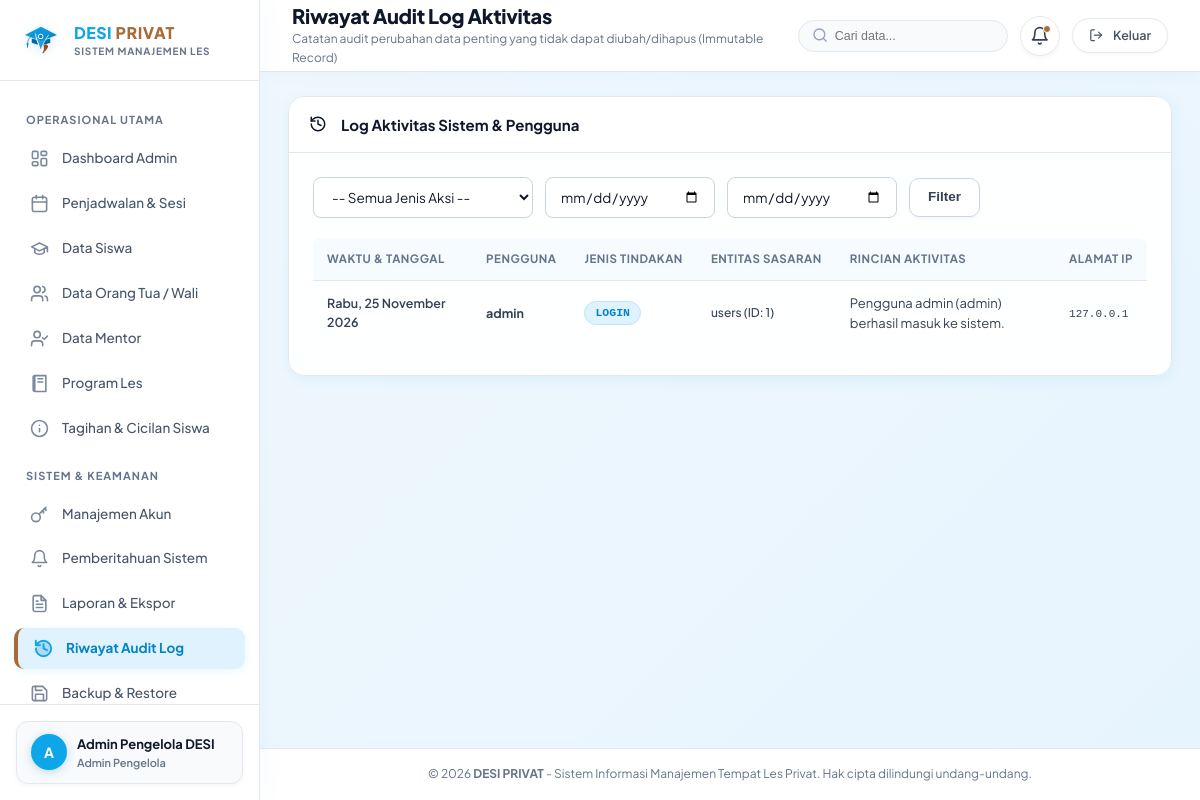
Screenshot of /admin/audit-logs (signed in) with the database file from the repository.
### tables this page shows
CREATE TABLE users (
    id INTEGER PRIMARY KEY AUTOINCREMENT,
    username TEXT UNIQUE NOT NULL,
    password_hash TEXT NOT NULL,
    role TEXT NOT NULL CHECK(role IN ('admin', 'owner', 'mentor', 'parent')),
    full_name TEXT NOT NULL,
    email TEXT,
    phone TEXT,
    is_active INTEGER DEFAULT 1,
    created_at DATETIME DEFAULT CURRENT_TIMESTAMP,
    updated_at DATETIME DEFAULT CURRENT_TIMESTAMP
);

CREATE TABLE audit_logs (
    id INTEGER PRIMARY KEY AUTOINCREMENT,
    user_id INTEGER REFERENCES users(id) ON DELETE SET NULL,
    user_name TEXT,
    action_type TEXT NOT NULL,
    target_entity TEXT NOT NULL,
    target_id TEXT,
    details TEXT,
    ip_address TEXT,
    created_at DATETIME DEFAULT CURRENT_TIMESTAMP
, module_name TEXT, old_values TEXT, new_values TEXT, fields_changed TEXT, status_code INTEGER DEFAULT 200);

### routes/admin.py (the view)
@admin_bp.route("/audit-logs")
def audit_logs():
    action_type = request.args.get("action_type")
    target_entity = request.args.get("target_entity")
    start_date = request.args.get("start_date")
    end_date = request.args.get("end_date")
    logs = get_audit_logs(limit=200, action_type=action_type, target_entity=target_entity, start_date=start_date, end_date=end_date)
    return render_template(
        "admin/audit_logs.html",
        logs=logs,
        action_type=action_type,
        target_entity=target_entity,
        start_date=start_date,
        end_date=end_date
    )

### routes/admin.py (called while the page is built)
@admin_bp.before_request
@login_required
@role_required("admin")
def check_admin_access():
    pass

### routes/auth.py (called while the page is built)
def login_required(f):
    @wraps(f)
    def decorated_function(*args, **kwargs):
        if "user_id" not in session:
            flash("Silakan masuk terlebih dahulu untuk mengakses halaman ini.", "warning")
            return redirect(url_for("auth.login", next=request.url))
        user = query_db("SELECT id, is_active FROM users WHERE id = ?", (session["user_id"],), one=True)
        if not user or not user["is_active"]:
            session.clear()
            flash("Sesi login Anda telah kedaluwarsa atau akun tidak ditemukan. Silakan masuk kembali.", "warning")
            return redirect(url_for("auth.login"))
        return f(*args, **kwargs)
    return decorated_function

def role_required(*allowed_roles):
    def decorator(f):
        @wraps(f)
        def decorated_function(*args, **kwargs):
            if "user_id" not in session:
                flash("Silakan masuk terlebih dahulu.", "warning")
                return redirect(url_for("auth.login"))
            user_role = session.get("role")
            if user_role not in allowed_roles:
                abort(403, description="Akses ditolak. Anda tidak memiliki izin untuk mengakses fitur ini.")
            return f(*args, **kwargs)
        return decorated_function
    return decorator

### services/database_service.py (called while the page is built, shortened)
def is_postgres(db_path=None):
    global _pg_connection_failed
    if db_path is not None:
        return False
    if getattr(Config, "TESTING", False):
        return False
    db_url = getattr(Config, "DATABASE_URL", None)
    if not (db_url and str(db_url).strip().startswith("postgres")):
        return False
    if _pg_connection_failed:
        return False
    return True

def query_db(query, args=(), one=False, db_path=None):
    try:
        db = get_db(db_path)
    except RuntimeError:
        db = get_direct_connection(db_path)
        cur = db.execute(query, args)
        rv = cur.fetchall()
        db.close()
        return (rv[0] if rv else None) if one else rv
    cur = db.execute(query, args)
    rv = cur.fetchall()
    cur.close()
    return (rv[0] if rv else None) if one else rv

### services/notification_service.py (called while the page is built)
def get_unread_count(user_id):
    row = query_db(
        "SELECT COUNT(*) as unread_count FROM notifications WHERE user_id = ? AND is_read = 0",
        (user_id,),
        one=True
    )
    return row["unread_count"] if row else 0

### templates/admin/audit_logs.html (shortened to what this page needs)
{% extends "base.html" %}
{% block page_title %}Riwayat Audit Log Aktivitas{% endblock %}
{% block page_subtitle %}Catatan audit perubahan data penting yang tidak dapat diubah/dihapus (Immutable Record){% endblock %}
{% block content %}
<div class="card">
  <div class="card-header">
    <div class="card-title"><span>{{ icon('history') }}</span> Log Aktivitas Sistem & Pengguna</div>
  </div>
  <div class="card-body">
    <form method="GET" action="{{ url_for('admin.audit_logs') }}" class="filter-bar">
      <select name="action_type" class="form-select" style="max-width: 220px;">
        <option value="">-- Semua Jenis Aksi --</option>
      </select>
      <input type="date" name="start_date" value="{{ start_date or '' }}" class="form-control" style="max-width: 170px;" placeholder="Dari Tanggal">
      <input type="date" name="end_date" value="{{ end_date or '' }}" class="form-control" style="max-width: 170px;" placeholder="Sampai Tanggal">
      <button type="submit" class="btn btn-secondary">Filter</button>
    </form>
    <div class="table-responsive">
      <table class="table-desi">
        <thead>
          <tr>
            <th>Waktu & Tanggal</th>
            <th>Pengguna</th>
            <th>Jenis Tindakan</th>
            <th>Entitas Sasaran</th>
            <th>Rincian Aktivitas</th>
            <th>Alamat IP</th>
          </tr>
        </thead>
        <tbody>
          {% for log in logs %}
          <tr>
            <td>
              <span style="font-size: 12.5px; font-weight: 600;">{{ log.created_at|date_indo }}</span>
            </td>
            <td>
              <strong style="color: var(--navy-primary);">{{ log.user_name or 'Sistem' }}</strong>
            </td>
            <td>
              <span class="badge badge-info" style="font-family: monospace;">{{ log.action_type }}</span>
            </td>
            <td>
              <span style="font-size: 12px; font-weight: 500;">{{ log.target_entity }} (ID: {{ log.target_id or '-' }})</span>
            </td>
            <td>
              <div style="font-size: 13px; color: var(--gray-700); max-width: 400px;">
                {{ log.details }}
              </div>
            </td>
            <td>
              <span style="font-family: monospace; font-size: 11px; color: var(--gray-500);">{{ log.ip_address or '127.0.0.1' }}</span>
            </td>
          </tr>
          {% else %}
          <tr>
            <td colspan="6" style="text-align: center; color: var(--gray-500); padding: 24px;">
              Tidak ada riwayat aktivitas yang sesuai filter.
            </td>
          </tr>
          {% endfor %}
        </tbody>
      </table>
    </div>
  </div>
</div>
{% endblock %}

### templates/base.html (shortened to what this page needs)
<!DOCTYPE html>
<html lang="id">
<head>
  <link rel="stylesheet" href="{{ url_for('static', filename='css/main.css') }}">
</head>
<body>
  <div class="app-container">
    <aside class="sidebar" id="sidebar">
      <div class="sidebar-header">
        <div style="display: flex; align-items: center; gap: 12px; flex: 1; min-width: 0;">
          <img src="{{ url_for('static', filename='images/logo_symbol.svg') }}" class="sidebar-brand-img" alt="Logo DESI PRIVAT">
          <div style="min-width: 0;">
            <div class="sidebar-brand-title"><span class="brand-desi" style="color: #0EA5E9;">DESI</span> <span class="brand-privat" style="color: #A66B37;">PRIVAT</span></div>
            <div class="sidebar-brand-sub" style="font-size: 10px; font-weight: 700; letter-spacing: 0.8px; color: #64748B;">SISTEM MANAJEMEN LES</div>
          </div>
        </div>
      </div>
      <nav class="sidebar-nav">
        {% if current_user.role == 'admin' %}
          <div class="nav-section-title">Operasional Utama</div>
          <a href="{{ url_for('admin.dashboard') }}" class="nav-link {% if request.endpoint == 'admin.dashboard' %}active{% endif %}">
            <span class="nav-icon">{{ icon('dashboard') }}</span> Dashboard Admin
          </a>
          <a href="{{ url_for('admin.schedules') }}" class="nav-link {% if request.endpoint and 'admin.schedules' in request.endpoint %}active{% endif %}">
            <span class="nav-icon">{{ icon('calendar') }}</span> Penjadwalan &amp; Sesi
          </a>
          <a href="{{ url_for('admin.students') }}" class="nav-link {% if request.endpoint and 'admin.student' in request.endpoint %}active{% endif %}">
            <span class="nav-icon">{{ icon('student') }}</span> Data Siswa
          </a>
          <a href="{{ url_for('admin.parents') }}" class="nav-link {% if request.endpoint and 'admin.parents' in request.endpoint %}active{% endif %}">
            <span class="nav-icon">{{ icon('family') }}</span> Data Orang Tua / Wali
          </a>
          <a href="{{ url_for('admin.mentors') }}" class="nav-link {% if request.endpoint and 'admin.mentors' in request.endpoint %}active{% endif %}">
            <span class="nav-icon">{{ icon('mentor') }}</span> Data Mentor
          </a>
          <a href="{{ url_for('admin.programs') }}" class="nav-link {% if request.endpoint and 'admin.programs' in request.endpoint %}active{% endif %}">
            <span class="nav-icon">{{ icon('book') }}</span> Program Les
          </a>
          <a href="{{ url_for('admin.bills') }}" class="nav-link {% if request.endpoint and 'admin.bills' in request.endpoint %}active{% endif %}">
            <span class="nav-icon">{{ icon('receipt') }}</span> Tagihan &amp; Cicilan Siswa
          </a>
          <div class="nav-section-title">Sistem &amp; Keamanan</div>
          <a href="{{ url_for('admin.accounts') }}" class="nav-link {% if request.endpoint and 'admin.accounts' in request.endpoint %}active{% endif %}">
            <span class="nav-icon">{{ icon('key') }}</span> Manajemen Akun
          </a>
          <a href="{{ url_for('admin.notifications_center') }}" class="nav-link {% if request.endpoint and 'admin.notifications' in request.endpoint %}active{% endif %}">
            <span class="nav-icon">{{ icon('bell') }}</span> Pemberitahuan Sistem
          </a>
          <a href="{{ url_for('admin.reports') }}" class="nav-link {% if request.endpoint and 'admin.reports' in request.endpoint %}active{% endif %}">
            <span class="nav-icon">{{ icon('report') }}</span> Laporan &amp; Ekspor
          </a>
          <a href="{{ url_for('admin.audit_logs') }}" class="nav-link {% if request.endpoint and 'admin.audit_logs' in request.endpoint %}active{% endif %}">
            <span class="nav-icon">{{ icon('history') }}</span> Riwayat Audit Log
          </a>
          <a href="{{ url_for('admin.backups') }}" class="nav-link {% if request.endpoint and 'admin.backups' in request.endpoint %}active{% endif %}">
            <span class="nav-icon">{{ icon('backup') }}</span> Backup &amp; Restore
          </a>
        {% endif %}
      </nav>
      <div class="sidebar-footer">
        <div class="user-badge" style="display: flex; align-items: center; gap: 10px; padding: 12px 14px; background: #F8FAFC; border-radius: 12px; border: 1px solid #E2E8F0;">
          <div class="user-avatar" style="width: 36px; height: 36px; border-radius: 50%; background: #0EA5E9; color: #FFFFFF; display: flex; align-items: center; justify-content: center; font-weight: 700; font-size: 14px;">
            {{ current_user.full_name[:1] if (current_user and current_user.full_name) else 'U' }}
          </div>
          <div class="user-info" style="min-width: 0; flex: 1;">
            <div class="user-name" style="font-size: 13px; font-weight: 700; color: #0F172A; white-space: nowrap; overflow: hidden; text-overflow: ellipsis;">
              {{ current_user.full_name if (current_user and current_user.full_name) else 'Pengguna' }}
            </div>
            <div class="user-role-label" style="font-size: 11px; color: #64748B;">
              {% if current_user.role == 'admin' %}Admin Pengelola
              {% elif current_user.role == 'owner' %}Pemilik
              {% elif current_user.role == 'mentor' %}Mentor
              {% elif current_user.role == 'parent' %}Orang Tua / Wali
              {% endif %}
            </div>
          </div>
        </div>
      </div>
    </aside>
    <div class="main-wrapper">
      <header class="top-navbar">
        <div class="top-navbar-left">
          <div class="page-title-box">
            <h1>{% block page_title %}DESI PRIVAT{% endblock %}</h1>
            <p>{% block page_subtitle %}Sistem Informasi Manajemen Tempat Les Privat{% endblock %}</p>
          </div>
        </div>
        <div class="navbar-actions">
          <div class="navbar-search" style="display: flex;">
            <span class="search-icon">{{ icon('search') }}</span>
            <input type="text" class="navbar-search-input" placeholder="Cari data..." id="topNavbarSearch" onkeyup="if(event.key==='Enter'){window.location.href='{{ url_for('admin.students') if (current_user and current_user.role=='admin') else '#' }}?q='+encodeURIComponent(this.value);}">
          </div>
          {% if current_user %}
            {% if current_user.role == 'admin' %}
              <a href="{{ url_for('admin.notifications_center') }}" class="notif-bell-btn" title="Pusat Notifikasi">
                {{ icon('bell') }}
                {% if unread_count > 0 %}
                  <span class="notif-badge-count">{{ unread_count }}</span>
                {% else %}
                  <span class="notif-dot"></span>
                {% endif %}
              </a>
            {% else %}
              <span class="notif-bell-btn" title="Notifikasi Sistem" style="cursor: pointer;">
                {{ icon('bell') }}
                <span class="notif-dot"></span>
              </span>
            {% endif %}
            <a href="{{ url_for('auth.logout') }}" class="navbar-logout-btn" title="Keluar dari sistem">
              {{ icon('logout') }} <span class="logout-text">Keluar</span>
            </a>
          {% endif %}
        </div>
      </header>
      <main class="content-body">
        {% block content %}{% endblock %}
      </main>
      <footer style="padding: 16px 28px; text-align: center; font-size: 12px; color: var(--text-muted); border-top: 1px solid var(--border-subtle); background: var(--white);">
        &copy; {{ current_year }} <strong>DESI PRIVAT</strong> - Sistem Informasi Manajemen Tempat Les Privat. Hak cipta dilindungi undang-undang.
      </footer>
    </div>
  </div>
</body>
</html>

### rows the page displays
users: full_name "Admin Pengelola DESI"
audit_logs: created_at "Rabu, 25 November 2026", user_name "admin", action_type "LOGIN", target_entity "users", target "1", details "Pengguna admin (admin) berhasil masuk ke sistem.", ip_address "127.0.0.1"
